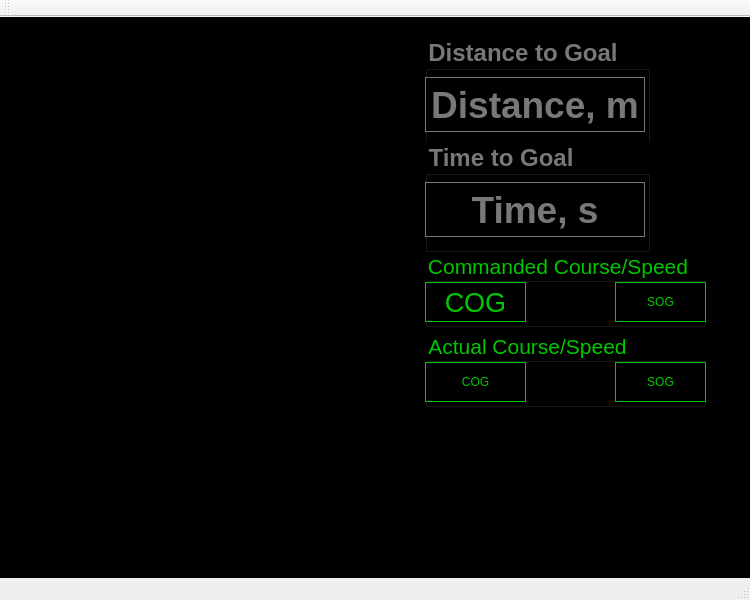
<?xml version="1.0" encoding="UTF-8"?>
<ui version="4.0">
 <class>BridgeDispMW</class>
 <widget class="QMainWindow" name="BridgeDispMW">
  <property name="geometry">
   <rect>
    <x>0</x>
    <y>0</y>
    <width>750</width>
    <height>600</height>
   </rect>
  </property>
  <property name="maximumSize">
   <size>
    <width>900</width>
    <height>16777215</height>
   </size>
  </property>
  <property name="windowTitle">
   <string>ROV Jason DP Bridge Monitor </string>
  </property>
  <property name="styleSheet">
   <string notr="true">backgroundcolor rgb(85, 170, 255)</string>
  </property>
  <widget class="QWidget" name="centralwidget">
   <property name="styleSheet">
    <string notr="true">background:rgb(0, 0, 0)</string>
   </property>
   <widget class="QFrame" name="frame">
    <property name="geometry">
     <rect>
      <x>15</x>
      <y>15</y>
      <width>375</width>
      <height>375</height>
     </rect>
    </property>
    <property name="styleSheet">
     <string notr="true">background:rgb(0,0,0)</string>
    </property>
    <property name="frameShape">
     <enum>QFrame::Box</enum>
    </property>
    <property name="frameShadow">
     <enum>QFrame::Raised</enum>
    </property>
    <property name="lineWidth">
     <number>2</number>
    </property>
   </widget>
   <widget class="QGroupBox" name="ActualGB">
    <property name="geometry">
     <rect>
      <x>425</x>
      <y>315</y>
      <width>281</width>
      <height>75</height>
     </rect>
    </property>
    <property name="font">
     <font>
      <pointsize>16</pointsize>
     </font>
    </property>
    <property name="styleSheet">
     <string notr="true">background:rgb(0,0,0);color:rgb(0,200,0)</string>
    </property>
    <property name="title">
     <string>Actual Course/Speed</string>
    </property>
    <widget class="QLabel" name="act_course_label">
     <property name="geometry">
      <rect>
       <x>0</x>
       <y>30</y>
       <width>101</width>
       <height>40</height>
      </rect>
     </property>
     <property name="styleSheet">
      <string notr="true">font: 20pt &quot;Ubuntu&quot;;color rgb(0, 85, 0)</string>
     </property>
     <property name="frameShape">
      <enum>QFrame::Box</enum>
     </property>
     <property name="text">
      <string>COG</string>
     </property>
     <property name="alignment">
      <set>Qt::AlignCenter</set>
     </property>
    </widget>
    <widget class="QLabel" name="act_spd_label">
     <property name="geometry">
      <rect>
       <x>190</x>
       <y>30</y>
       <width>91</width>
       <height>40</height>
      </rect>
     </property>
     <property name="styleSheet">
      <string notr="true">font: 20pt &quot;Ubuntu&quot;;color rgb(0, 85, 0)</string>
     </property>
     <property name="frameShape">
      <enum>QFrame::Box</enum>
     </property>
     <property name="text">
      <string>SOG</string>
     </property>
     <property name="alignment">
      <set>Qt::AlignCenter</set>
     </property>
    </widget>
   </widget>
   <widget class="QGroupBox" name="CmmdGB">
    <property name="geometry">
     <rect>
      <x>425</x>
      <y>235</y>
      <width>281</width>
      <height>75</height>
     </rect>
    </property>
    <property name="font">
     <font>
      <pointsize>16</pointsize>
     </font>
    </property>
    <property name="styleSheet">
     <string notr="true">background:rgb(0,0,0);color:rgb(0,200,0)</string>
    </property>
    <property name="title">
     <string>Commanded Course/Speed</string>
    </property>
    <widget class="QLabel" name="cmd_spd_label">
     <property name="geometry">
      <rect>
       <x>190</x>
       <y>30</y>
       <width>91</width>
       <height>40</height>
      </rect>
     </property>
     <property name="styleSheet">
      <string notr="true">font: 20pt &quot;Ubuntu&quot;;color rgb(85, 0, 255)</string>
     </property>
     <property name="frameShape">
      <enum>QFrame::Box</enum>
     </property>
     <property name="text">
      <string>SOG</string>
     </property>
     <property name="alignment">
      <set>Qt::AlignCenter</set>
     </property>
    </widget>
    <widget class="QLabel" name="cmd_course_label">
     <property name="geometry">
      <rect>
       <x>0</x>
       <y>30</y>
       <width>101</width>
       <height>40</height>
      </rect>
     </property>
     <property name="font">
      <font>
       <family>Ubuntu</family>
       <pointsize>20</pointsize>
       <weight>7</weight>
       <italic>false</italic>
       <bold>false</bold>
      </font>
     </property>
     <property name="styleSheet">
      <string notr="true">font: 63 20pt &quot;Ubuntu&quot;;color rgb(85,0,255)</string>
     </property>
     <property name="frameShape">
      <enum>QFrame::Box</enum>
     </property>
     <property name="text">
      <string>COG</string>
     </property>
     <property name="alignment">
      <set>Qt::AlignCenter</set>
     </property>
    </widget>
   </widget>
   <widget class="QGroupBox" name="Dist2GoalGB">
    <property name="geometry">
     <rect>
      <x>425</x>
      <y>20</y>
      <width>225</width>
      <height>110</height>
     </rect>
    </property>
    <property name="font">
     <font>
      <pointsize>18</pointsize>
      <weight>75</weight>
      <bold>true</bold>
     </font>
    </property>
    <property name="styleSheet">
     <string notr="true">color:rgb(120,120,120)</string>
    </property>
    <property name="title">
     <string>Distance to Goal</string>
    </property>
    <widget class="QLabel" name="dist_label">
     <property name="geometry">
      <rect>
       <x>0</x>
       <y>40</y>
       <width>220</width>
       <height>55</height>
      </rect>
     </property>
     <property name="font">
      <font>
       <pointsize>28</pointsize>
       <weight>75</weight>
       <bold>true</bold>
      </font>
     </property>
     <property name="styleSheet">
      <string notr="true">color:rgb(120,120,120)</string>
     </property>
     <property name="frameShape">
      <enum>QFrame::Box</enum>
     </property>
     <property name="frameShadow">
      <enum>QFrame::Plain</enum>
     </property>
     <property name="text">
      <string>Distance, m</string>
     </property>
     <property name="alignment">
      <set>Qt::AlignCenter</set>
     </property>
    </widget>
   </widget>
   <widget class="QGroupBox" name="Time2GoalGB">
    <property name="geometry">
     <rect>
      <x>425</x>
      <y>125</y>
      <width>225</width>
      <height>110</height>
     </rect>
    </property>
    <property name="font">
     <font>
      <pointsize>18</pointsize>
      <weight>75</weight>
      <bold>true</bold>
     </font>
    </property>
    <property name="styleSheet">
     <string notr="true">color:rgb(120,120,120)</string>
    </property>
    <property name="title">
     <string>Time to Goal</string>
    </property>
    <widget class="QLabel" name="time_label">
     <property name="geometry">
      <rect>
       <x>0</x>
       <y>40</y>
       <width>220</width>
       <height>55</height>
      </rect>
     </property>
     <property name="font">
      <font>
       <pointsize>28</pointsize>
       <weight>75</weight>
       <bold>true</bold>
      </font>
     </property>
     <property name="styleSheet">
      <string notr="true">color:rgb(120,120,120)</string>
     </property>
     <property name="frameShape">
      <enum>QFrame::Box</enum>
     </property>
     <property name="text">
      <string>Time, s</string>
     </property>
     <property name="alignment">
      <set>Qt::AlignCenter</set>
     </property>
    </widget>
   </widget>
  </widget>
  <widget class="QMenuBar" name="menubar">
   <property name="geometry">
    <rect>
     <x>0</x>
     <y>0</y>
     <width>750</width>
     <height>26</height>
    </rect>
   </property>
  </widget>
  <widget class="QStatusBar" name="statusbar"/>
  <widget class="QToolBar" name="toolBar">
   <property name="windowTitle">
    <string>toolBar</string>
   </property>
   <attribute name="toolBarArea">
    <enum>TopToolBarArea</enum>
   </attribute>
   <attribute name="toolBarBreak">
    <bool>false</bool>
   </attribute>
  </widget>
 </widget>
 <resources/>
 <connections/>
</ui>
